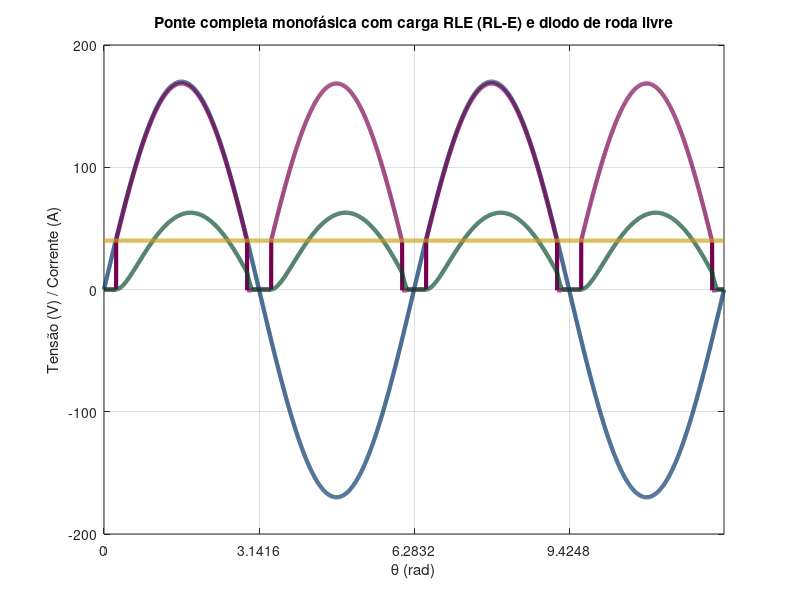

Source code (MATLAB): (Note: this script raises an error after producing the figure.)
%% Retificador monofásico de ponte completa + carga RLE (RL-E) + diodo de roda livre (Df)
% Plota: v_s(t), v_0(t), i_0(t) e i_D(t) (corrente no retificador/ponte)
% Cores: maincolor, lilla, darkgreen, red, yellow
% Eixo x em theta (rad) no recorte, começando em 0 com ticks em múltiplos de pi

clear; clc; close all;

% ---- Parâmetros ----
f   = 60;          % Hz
Vm  = 170;         % Vp
R   = 2;           % ohms
L   = 1e-3;       % H
E   = 40;          % V  (fonte CC na carga, ex.: FEM de motor)  <-- ajuste aqui
Vd  = 0.7;         % V (queda por diodo na ponte)
Vdf = 0.7;         % V (diodo de roda livre)
ncy = 30;          % ciclos simulados
fs  = 200e3;       % Hz

% ---- Tempo ----
T  = 1/f;
dt = 1/fs;
t  = 0:dt:(ncy*T);
N  = numel(t);

% ---- Fonte ----
omega = 2*pi*f;
theta = omega*t;
v_s   = Vm*sin(theta);

% ---- Inicialização ----
i_0 = zeros(1,N);   % corrente na carga (R-L-E em série)
v_0 = zeros(1,N);   % tensão na carga (nos terminais do conjunto RLE)
i_D = zeros(1,N);   % corrente no retificador (ponte) quando conduz

% ---- Simulação por estados ----
% Quando ponte alimenta: v0 = |vs| - 2Vd  (>=0)
% Quando roda livre:     v0 = -Vdf (~0 para ideal)
% Dinâmica RLE: L di/dt + R i + E = v0  => di/dt = (v0 - E - R i)/L
for k = 2:N
    i_prev = i_0(k-1);

    vrec = abs(v_s(k)) - 2*Vd;
    if vrec < 0
        vrec = 0;
    end

    % tenta condução pela ponte se ela consegue impor tensão acima de E (e manter i>=0)
    if (vrec > 0) && (vrec >= E - Vdf)   % critério simples: fonte "vence" a FEM
        v_0(k) = vrec;

        di   = (v_0(k) - E - R*i_prev)/L;
        iNew = i_prev + di*dt;

        % sem corrente negativa no caminho de diodos (modelo simplificado)
        if iNew < 0, iNew = 0; end

        i_0(k) = iNew;
        i_D(k) = iNew;

        if i_0(k) == 0
            v_0(k) = 0;
            i_D(k) = 0;
        end

    elseif i_prev > 0
        % roda livre: corrente circula, fonte desacoplada
        v_0(k) = -Vdf;

        di   = (v_0(k) - E - R*i_prev)/L;
        iNew = i_prev + di*dt;

        if iNew < 0, iNew = 0; end

        i_0(k) = iNew;
        i_D(k) = 0;

        if i_0(k) == 0
            v_0(k) = 0;
        end

    else
        % corrente zerou: tudo desligado
        v_0(k) = 0;
        i_0(k) = 0;
        i_D(k) = 0;
    end
end

% ---- Paleta (RGB 0..1) ----
statale.maincolor = [0   51  102]/255;
statale.lilla     = [120 0   80 ]/255;
statale.darkgreen = [0   70  40 ]/255;
statale.red       = [190 60  55 ]/255;
statale.yellow    = [200 155 20 ]/255;

plotColors = [
    statale.maincolor
    statale.lilla
    statale.darkgreen
    statale.red
    statale.yellow
];
set(groot,'defaultAxesColorOrder',plotColors);

LW = 3.0;

%% ---- ESCOLHA DO INTERVALO DE CICLOS PARA PLOTAR ----
plotCycles = [10 11];
c1 = plotCycles(1);
c2 = plotCycles(2);

t1 = (c1-1)*T;
t2 = c2*T;

idx = (t >= t1) & (t <= t2);

thetaP = theta(idx);
vsP    = v_s(idx);
v0P    = v_0(idx);
i0P    = i_0(idx);
iDP    = i_D(idx);
EP = E*ones(size(thetaP));

% eixo x relativo no recorte (começa em 0)
thetaRel = thetaP - thetaP(1);

%% ---- Plot ----
figure('Color','w');
plot(thetaRel, vsP, 'Color', plotColors(1,:), 'LineWidth', LW); hold on;
plot(thetaRel, v0P, 'Color', plotColors(2,:), 'LineWidth', LW);
plot(thetaRel, i0P, 'Color', plotColors(3,:), 'LineWidth', LW);
plot(thetaRel, EP, 'Color', plotColors(5,:), 'LineWidth', LW);
grid on;

xlabel('\theta (rad)');
ylabel('Tensão (V) / Corrente (A)');
title('Ponte completa monofásica com carga RLE (RL-E) e diodo de roda livre');

% ---- Ticks em múltiplos de pi a partir de 0 ----
xlim([0, thetaRel(end)]);
k2 = floor(thetaRel(end)/pi);
xt = (0:k2)*pi;
xticks(xt);

m = 0:k2;
labs = strings(size(m));
for kk = 1:numel(m)
    if m(kk) == 0
        labs(kk) = "0";
    elseif m(kk) == 1
        labs(kk) = "\pi";
    else
        labs(kk) = sprintf('%g\\pi', m(kk));
    end
end
xticklabels(labs);

% ---- Legenda + fontes ----
lgd = legend('v_s(t)','v_0(t)','i_0(t)','E','Location','best');
lgd.FontSize   = 12;
lgd.FontWeight = 'bold';
lgd.Color      = 'none';

ax = gca;
ax.XLabel.FontWeight = 'bold';
ax.YLabel.FontWeight = 'bold';

%% =========================
%  4 MP4s a partir do template .fig (sem precisar do script original)
%  Template: "onda completa rLE.fig"
%  Resolução de render: 300 dpi (exportgraphics)
%  2x mais rápido (metade dos frames)
%  V1: anima v_s
%  V2: v_s fixa + anima v_0
%  V3: v_s,v_0 fixas + anima i_0
%  V4: v_s,v_0,i_0 fixas + anima Vcc
%
%  OBS: Para o HxW do vídeo ficar IGUAL ao da .fig:
%  - usamos 'OuterPosition' (não 'Position') como referência
%  - fixamos Units/Resize/OuterPosition antes de exportar
%  - e normalizamos cada frame exatamente para HxW (crop/pad)
% =========================

templateFig = "onda completa rLE.fig";
if ~isfile(templateFig)
    error("Não achei '%s' em %s", templateFig, pwd);
end

% Config vídeo
fps     = 30;
durEach = 10;        % segundos por vídeo (antes do "speed")
speed   = 2;         % 2x mais rápido
nFrames = max(60, round(durEach*fps/speed));
resDPI  = 300;       % <-- 300 dpi
quality = 100;

names = ["v_s(t)","v_0(t)","i_0(t)","Vcc"];
outFiles = ["rLE_v1_vs.mp4", ...
            "rLE_v2_v0.mp4", ...
            "rLE_v3_i0.mp4", ...
            "rLE_v4_Vcc.mp4"];

% ---------- 1) Lê os dados e o tamanho direto do .fig (uma vez) ----------
fig0 = openfig(templateFig, "new", "invisible");
drawnow;

% fixa unidades e captura OuterPosition (mais fiel ao tamanho "na tela")
set(fig0,'Units','pixels');
outer0 = get(fig0,'OuterPosition');    % [x y w h] (do template)
outer0(3) = outer0(3) + mod(outer0(3),2); % w par (H.264)
outer0(4) = outer0(4) + mod(outer0(4),2); % h par
close(fig0);

% reabre invisível só pra ler dados (evita mexer no estado anterior)
fig0 = openfig(templateFig, "new", "invisible");
drawnow;

% acha axes principal (evita axes da legenda)
axesList = findall(fig0, "Type","axes");
ax0 = [];
for a = axesList(:).'
    if isgraphics(a.XLabel) && isgraphics(a.YLabel)
        xl = string(a.XLabel.String);
        yl = string(a.YLabel.String);
        if contains(xl, "\theta") && contains(yl, "Tensão")
            ax0 = a; break;
        end
    end
end
if isempty(ax0), ax0 = axesList(1); end

plines0 = findall(ax0, "Type","line");
dn0 = string(get(plines0,"DisplayName"));

hs0 = gobjects(1,4);
for j = 1:4
    idx = find(dn0 == names(j), 1, "first");
    if isempty(idx)
        close(fig0);
        error("Não achei a curva '%s' no template (DisplayName).", names(j));
    end
    hs0(j) = plines0(idx);
end

% dados vindos do .fig
X1 = hs0(1).XData(:);
Y  = zeros(numel(X1), 4);
for j = 1:4
    Y(:,j) = hs0(j).YData(:);
end
N = numel(X1);

% fixa limites globais (evita autoscale enquanto anima)
yMin = min(Y(:)); yMax = max(Y(:));
pad  = 0.05*(yMax - yMin + eps);
YLimFixed = [yMin-pad, yMax+pad];

close(fig0);

reveal = @(y,idx) [y(1:idx); nan(N-idx,1)];

% ---------- 2) Gera 4 vídeos ----------
for vid = 1:4
    fig = openfig(templateFig, "new", "visible");
    drawnow;

    % trava tamanho/layout exatamente pelo OuterPosition do template
    set(fig,'Units','pixels');
    set(fig,'Resize','off');
    set(fig,'OuterPosition', outer0);
    drawnow;

    % acha axes principal
    axesList = findall(fig, "Type","axes");
    ax = [];
    for a = axesList(:).'
        if isgraphics(a.XLabel) && isgraphics(a.YLabel)
            xl = string(a.XLabel.String);
            yl = string(a.YLabel.String);
            if contains(xl, "\theta") && contains(yl, "Tensão")
                ax = a; break;
            end
        end
    end
    if isempty(ax), ax = axesList(1); end

    % fixa escala desde o começo
    set(ax, 'XLim', [X1(1) X1(end)], 'XLimMode','manual');
    set(ax, 'YLim', YLimFixed,       'YLimMode','manual');

    % acha linhas por DisplayName
    plines = findall(ax, "Type","line");
    dn = string(get(plines,"DisplayName"));

    hs = gobjects(1,4);
    for j = 1:4
        idx = find(dn == names(j), 1, "first");
        if isempty(idx)
            close(fig);
            error("Não achei a curva '%s' no template (DisplayName).", names(j));
        end
        hs(j) = plines(idx);
    end

    % fixa XData (preserva estilo)
    set(hs, "XData", X1);

    % estado inicial do vídeo:
    for j = 1:4
        if j < vid
            set(hs(j), "YData", Y(:,j));       % anteriores completas
        else
            set(hs(j), "YData", nan(N,1));     % atual (animará) + futuras vazias
        end
    end
    drawnow;

    % VideoWriter
    vw = VideoWriter(outFiles(vid), "MPEG-4");
    vw.FrameRate = fps;
    vw.Quality   = quality;
    open(vw);
    cleanupObj = onCleanup(@() close(vw));  % evita MP4 0 KB se der erro

    % temp png único por vídeo
    tmpPng = fullfile(tempdir, "frame_tmp_" + string(feature("getpid")) + "_v" + vid + ".png");

    % frame teste (define HxW de referência a partir do export)
    exportgraphics(fig, tmpPng, 'Resolution', resDPI);
    im0 = imread(tmpPng);
    if size(im0,3) == 1, im0 = repmat(im0,1,1,3); end
    H = size(im0,1); W = size(im0,2);

    for k = 1:nFrames
        frac = (k-1)/(nFrames-1);
        idx  = max(2, round(frac*(N-1)) + 1);

        set(hs(vid), "YData", reveal(Y(:,vid), idx));
        drawnow;

        exportgraphics(fig, tmpPng, 'Resolution', resDPI);
        im = imread(tmpPng);
        if size(im,3) == 1, im = repmat(im,1,1,3); end

        % normaliza tamanho fixo (crop/pad sem toolbox)
        im = im(1:min(end,H), 1:min(end,W), :);
        dh = H - size(im,1);
        dw = W - size(im,2);
        if dh > 0 || dw > 0
            im2 = uint8(255*ones(H, W, 3)); % fundo branco
            im2(1:size(im,1), 1:size(im,2), :) = im;
            im = im2;
        end
        im = im(1:end-mod(size(im,1),2), 1:end-mod(size(im,2),2), :);

        writeVideo(vw, im);
    end

    if exist(tmpPng,'file'), delete(tmpPng); end
    clear cleanupObj;  % fecha vw
    close(fig);

    disp("Salvou: " + fullfile(pwd, outFiles(vid)));
end
